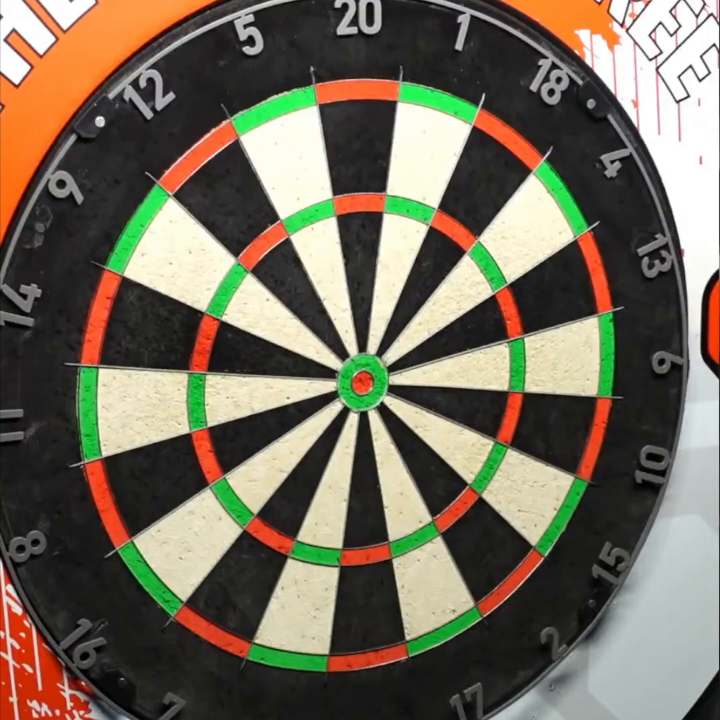
#> input picture frame 64 of input/2024-03-23 01-58-24.mkv, 1440 x 1440 px, given in place of darts.mp4, which was not available (shown at 1/2 size)
$ python calibrate_old.py   (older library calls are emulated)
#> lines starting #> are read from the running program, lines starting #| are printed output that depends on the picture; pictures that were not available may be replaced by others from this repository, and a replacement may not be noted
import cv2
import numpy as np
import math

calibration_points = []
calibration_done = False
ellipsis_vertices = []
new_points = []
intersectp_s = []
rotated_rect = []

cap = cv2.VideoCapture("./input/darts.mp4")
success, frame = cap.read()
#> frame is the input picture: shape (1440, 1440, 3); mean B, G, R 91.3, 107.9, 115.9
hsv = cv2.cvtColor(frame, cv2.COLOR_BGR2HSV)
#> hsv: shape (1440, 1440, 3); mean H, S, V 44.1, 52.4, 123.4

processing_frame = frame.copy()


def calibrate():
    global frame
    global calibration_done
    global processing_frame

    # Save calibration frame
    cv2.imwrite("./output/dartboard.png", frame)

    while not calibration_done:
        # Create new image for processing
        processing_frame = frame.copy()
        image_processing()

        calibration_done = True
#> this loop made 1 pass
#> pass 1, in image_processing, `h, s, v = cv2.split(blur)`:
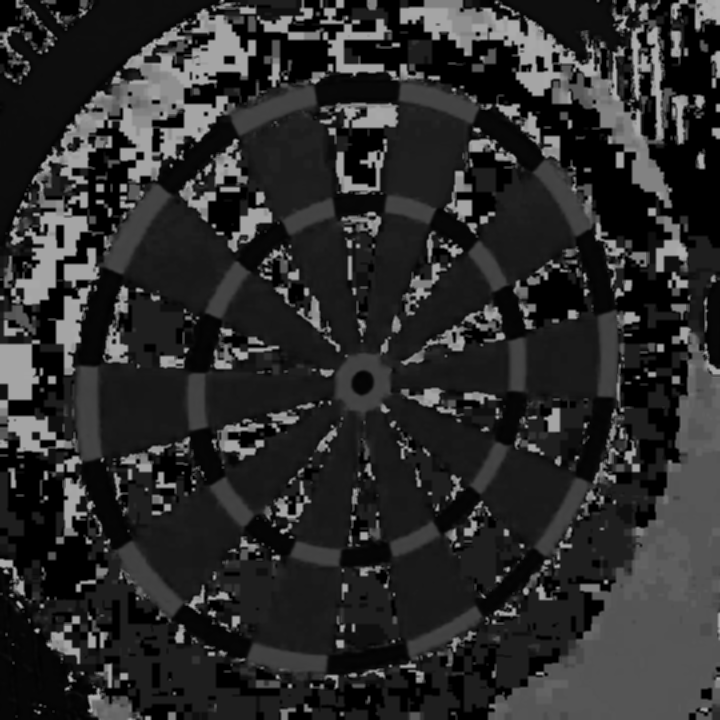
#> h: shape (1440, 1440) (shown at 1/2 size); min 0, max 179, mean 44.1
#> pass 1, in image_processing, `h, s, v = cv2.split(blur)`:
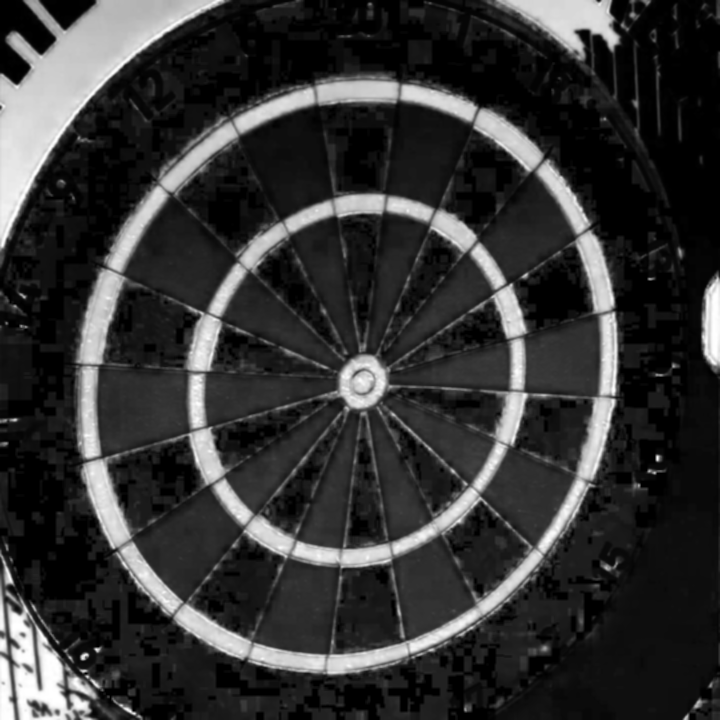
#> s: shape (1440, 1440) (shown at 1/2 size); min 0, max 255, mean 52.4
#> pass 1, in image_processing, `h, s, v = cv2.split(blur)`:
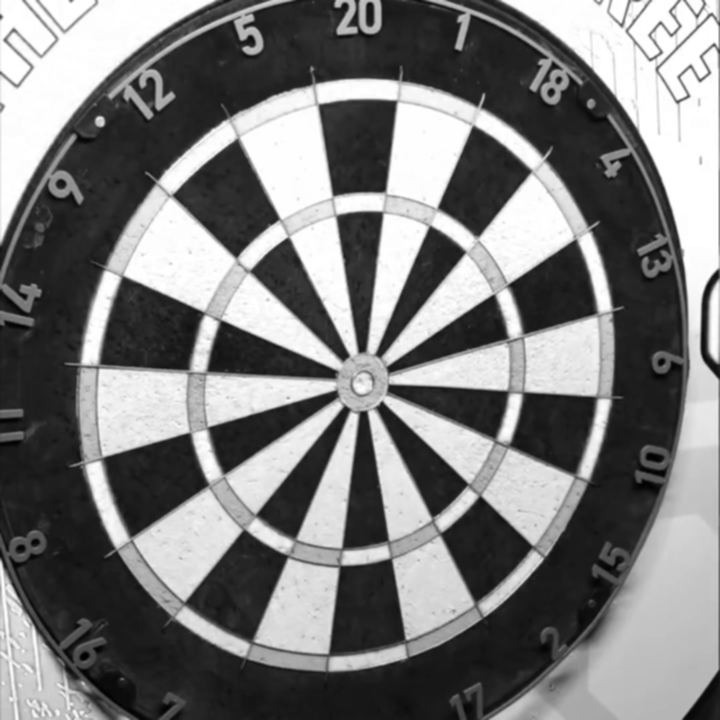
#> v: shape (1440, 1440) (shown at 1/2 size); min 0, max 255, mean 123.4


def image_processing():
    print("Processing frame...")
    hsv = cv2.cvtColor(processing_frame, cv2.COLOR_BGR2HSV)
    kernel = np.ones((5, 5), np.float32) / 25
    blur = cv2.filter2D(hsv, -1, kernel)
    h, s, v = cv2.split(blur)

    cv2.imwrite("./output/hsv.png", hsv)
    cv2.imwrite("./output/blur.png", blur)
    cv2.imwrite("./output/h.png", h)
    cv2.imwrite("./output/s.png", s)
    cv2.imwrite("./output/v.png", v)

    # Thresholding
    thresh = cv2.threshold(v, 128, 255, cv2.THRESH_BINARY_INV)[1]
    cv2.imwrite("./output/thresh.png", thresh)

    # Morphology -> Remove noise
    kernel = np.ones((3, 3), np.uint8)
    morph = cv2.morphologyEx(thresh, cv2.MORPH_CLOSE, kernel)
    cv2.imwrite("./output/morph.png", morph)

    # Get only the edge
    edge = cv2.Canny(morph, 250, 255)
    cv2.imwrite("./output/edge.png", edge)

    # Find contours
    contours, hierarchy = cv2.findContours(morph, 1, 2)
    circle_radius = 0
    angle = 0
    center = (0, 0)
    axis = (0, 0)
    contours_done = False

    for cnt in contours:
        try:
            area = cv2.contourArea(cnt)
            if 200000/4 < area < 1000000/4:
                ellipse = cv2.fitEllipse(cnt)
                cv2.ellipse(processing_frame, ellipse, (0, 255, 0), 2)

                x, y = ellipse[0]
                a, b = ellipse[1]
                angle = ellipse[2]

                center = (int(x), int(y))
                axis = (int(a), int(b))

                a = int(a / 2)
                b = int(b / 2)

                circle_radius = a

                cv2.ellipse(processing_frame, center, (a, b),
                            angle, 0, 360, (255, 0, 0))

                xb = b * math.cos(angle)
                yb = b * math.sin(angle)

                xa = a * math.sin(angle)
                ya = a * math.cos(angle)

                rect = cv2.minAreaRect(cnt)
                box = cv2.boxPoints(rect)
                box = np.intp(box)
                cv2.drawContours(processing_frame, [box], 0, (0, 0, 255), 2)
                contours_done = True

        except ValueError as e:
            print("Error: ", e)

        if contours_done:
            cv2.imwrite("./output/contour.png", processing_frame)

            angle_zone_1 = (angle - 5, angle + 5)
            angle_zone_2 = (angle - 100, angle - 80)

            # Transform ellipse to circle
            height, width, _ = frame.shape

            angle = angle * math.pi / 180

            # Build transformation matrix
            # http://math.stackexchange.com/questions/619037/circle-affine-transformation
            R1 = np.array([[math.cos(angle), math.sin(angle), 0],
                           [-math.sin(angle), math.cos(angle), 0], [0, 0, 1]])
            R2 = np.array([[math.cos(angle), -math.sin(angle), 0],
                          [math.sin(angle), math.cos(angle), 0], [0, 0, 1]])

            T1 = np.array([[1, 0, -center[0]], [0, 1, -center[1]], [0, 0, 1]])
            T2 = np.array([[1, 0, center[0]], [0, 1, center[1]], [0, 0, 1]])

            D = np.array([[1, 0, 0], [0, axis[0] / axis[1], 0], [0, 0, 1]])

            M = T2.dot(R2.dot(D.dot(R1.dot(T1))))

            M_inv = np.linalg.inv(M)

            print(M)
            print(M_inv)

            # Fit line to find intersection point
            lines = cv2.HoughLines(edge, 1, np.pi / 70, 200)

            p = []
            lines_seg = []
            count = 0

            for rho, theta in lines[0]:
                print("rho, theta: ", rho, theta)
                print("angle_zone_1: ", angle_zone_1)
                print("np.pi /180 * angle_zone_1[0]: ",
                      np.pi / 180 * angle_zone_1[0])
                print(np.pi / 180 * angle_zone_1[0],
                      np.pi / 180 * angle_zone_1[1])
                if theta > np.pi / 180 * angle_zone_1[0] and theta < np.pi / 180 * angle_zone_1[1]:
                    a = np.cos(theta)
                    b = np.sin(theta)
                    x0 = a * rho
                    y0 = b * rho
                    x1 = int(x0 + 3000 * (-b))
                    y1 = int(y0 + 3000 * (a))
                    x2 = int(x0 - 3000 * (-b))
                    y2 = int(y0 - 3000 * (a))

                    for rho1, theta1 in lines[0]:
                        if theta > np.pi / 180 * angle_zone_2[0] and theta < np.pi / 180 * angle_zone_2[1]:
                            a = np.cos(theta1)
                            b = np.sin(theta1)
                            x0 = a * rho1
                            y0 = b * rho1
                            x3 = int(x0 + 3000 * (-b))
                            y3 = int(y0 + 3000 * (a))
                            x4 = int(x0 - 3000 * (-b))
                            y4 = int(y0 - 3000 * (a))

                            if y1 == y2 and y3 == y4:
                                diff = abs(y1 - y3)
                            elif x1 == x2 and x3 == x4:
                                diff = abs(x1 - x3)
                            else:
                                diff = 0

                            if 0 < diff < 200:
                                continue

                            p.append((x1, y1))
                            p.append((x2, y2))
                            p.append((x3, y3))
                            p.append((x4, y4))

                            intersectpx, intersectpy = intersect_lines(
                                p[count], p[count + 1], p[count + 2], p[count + 3]
                            )

                            if (intersectpx < 100 or intersectpx > 800) or (intersectpy < 100 or intersectpy > 800):
                                continue

                            lines_seg.append([(x1, y1), (x2, y2)])
                            lines_seg.append([(x3, y3), (x4, y4)])

                            cv2.line(processing_frame, (x1, y1),
                                     (x2, y2), (255, 0, 0), 1)
                            cv2.line(processing_frame, (x3, y3),
                                     (x4, y4), (255, 0, 0), 1)

                            count += 4

            ellipsis_vertices.append(
                [(box[1][0] + box[2][0]) / 2, (box[1][1] + box[2][1]) / 2])
            ellipsis_vertices.append(
                [(box[2][0] + box[3][0]) / 2, (box[2][1] + box[3][1]) / 2])
            ellipsis_vertices.append(
                [(box[0][0] + box[3][0]) / 2, (box[0][1] + box[3][1]) / 2])
            ellipsis_vertices.append(
                [(box[0][0] + box[1][0]) / 2, (box[0][1] + box[1][1]) / 2])

            test_point_1 = M.dot(np.transpose(np.hstack([center, 1])))
            test_point_2 = M.dot(np.transpose(
                np.hstack([ellipsis_vertices[0], 1])))
            test_point_3 = M.dot(np.transpose(
                np.hstack([ellipsis_vertices[1], 1])))
            test_point_4 = M.dot(np.transpose(
                np.hstack([ellipsis_vertices[2], 1])))
            test_point_5 = M.dot(np.transpose(
                np.hstack([ellipsis_vertices[3], 1])))

            new_points.append([test_point_2[0], test_point_2[1]])
            new_points.append([test_point_3[0], test_point_3[1]])
            new_points.append([test_point_4[0], test_point_4[1]])
            new_points.append([test_point_5[0], test_point_5[1]])
            new_points.append([test_point_1[0], test_point_1[1]])

            lines_seg_done = False

            print("Lines segment: ", lines_seg)

            for line in lines_seg:
                line_p1 = M.dot(np.transpose(np.hstack([line[0], 1])))
                line_p2 = M.dot(np.transpose(np.hstack([line[1], 1])))
                inter1, inter_p1, inter2, inter_p2 = intersect_line_circle(
                    np.asarray(center), circle_radius, np.asarray(
                        line_p1), np.asarray(line_p2)
                )
                print("Intersection: ", inter1, inter_p1, inter2, inter_p2)
                if inter1:
                    inter_p1 = M_inv.dot(
                        np.transpose(np.hstack([inter_p1, 1])))
                    if inter2:
                        inter_p2 = M_inv.dot(
                            np.transpose(np.hstack([inter_p2, 1])))
                        intersectp_s.append(inter_p1)
                        intersectp_s.append(inter_p2)
                lines_seg_done = True

            print("Calibration points: ", calibration_points)
            print("Lines segment points: ", intersectp_s)

            if lines_seg_done:
                try:
                    # calculate mean val between: 0,4;1,5;2,6;3,7
                    new_intersect = np.mean(
                        ([intersectp_s[0], intersectp_s[4]]), axis=0, dtype=np.float32)
                    calibration_points.append(new_intersect)  # top
                    new_intersect = np.mean(
                        ([intersectp_s[1], intersectp_s[5]]), axis=0, dtype=np.float32)
                    calibration_points.append(new_intersect)  # bottom
                    new_intersect = np.mean(
                        ([intersectp_s[2], intersectp_s[6]]), axis=0, dtype=np.float32)
                    calibration_points.append(new_intersect)  # left
                    new_intersect = np.mean(
                        ([intersectp_s[3], intersectp_s[7]]), axis=0, dtype=np.float32)
                    calibration_points.append(new_intersect)  # right
                except:
                    # take only first 4 arguments
                    pointarray = np.array(intersectp_s[:4])
                    top_idx = [np.argmin(pointarray[:, 1])][0]
                    pointarray_1 = np.delete(pointarray, [top_idx], axis=0)
                    bot_idx = [np.argmax(pointarray_1[:, 1])][0] + 1
                    pointarray_2 = np.delete(pointarray_1, [bot_idx], axis=0)
                    left_idx = [np.argmin(pointarray_2[:, 0])][0] + 2
                    right_idx = [np.argmax(pointarray_2[:, 0])][0] + 2

                    calibration_points.append(intersectp_s[top_idx])  # top
                    calibration_points.append(intersectp_s[bot_idx])  # bottom
                    calibration_points.append(intersectp_s[left_idx])  # left
                    calibration_points.append(intersectp_s[right_idx])  # right

                cv2.circle(processing_frame, (int(calibration_points[0][0]), int(
                    calibration_points[0][1])), 3, cv2.CV_RGB(255, 0, 0), 2, 8)
                cv2.circle(processing_frame, (int(calibration_points[1][0]), int(
                    calibration_points[1][1])), 3, cv2.CV_RGB(255, 0, 0), 2, 8)
                cv2.circle(processing_frame, (int(calibration_points[2][0]), int(
                    calibration_points[2][1])), 3, cv2.CV_RGB(255, 0, 0), 2, 8)
                cv2.circle(processing_frame, (int(calibration_points[3][0]), int(
                    calibration_points[3][1])), 3, cv2.CV_RGB(255, 0, 0), 2, 8)

                rotated_rect.append((box[1], box[2]))
                rotated_rect.append((box[2], box[3]))
                rotated_rect.append((box[0], box[3]))
                rotated_rect.append((box[0], box[1]))

                cv2.imwrite("./output/circles.png", processing_frame)


# Line intersection
# [74 lines left out: functions intersect_lines, intersect_line_circle, not called in this run]


if __name__ == '__main__':
    print("Welcome to darts!")
    calibrate()

$ run again, starting later in the video
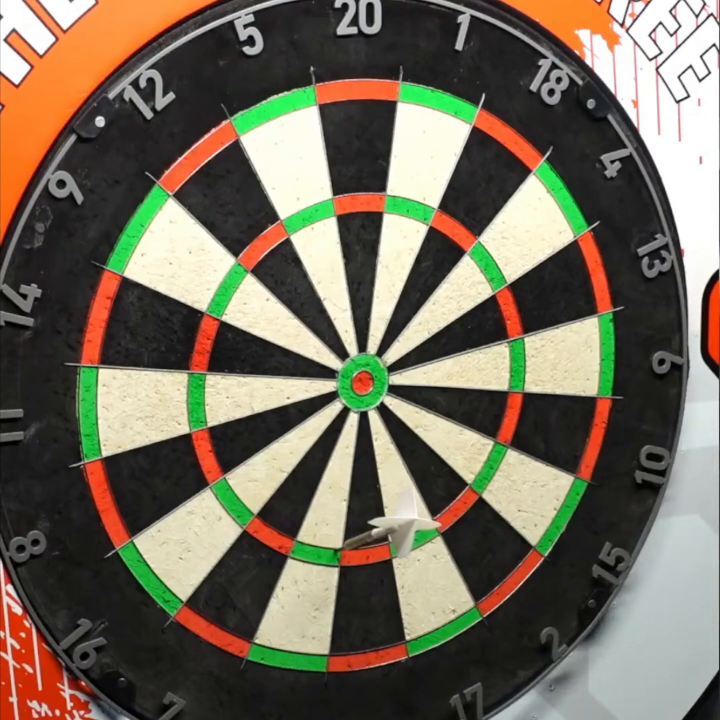
#> input picture frame 291 of input/2024-03-23 01-58-24.mkv, 1440 x 1440 px, given in place of darts.mp4, which was not available (shown at 1/2 size)
#> frame is the input picture: shape (1440, 1440, 3); mean B, G, R 91.3, 107.9, 116
#> hsv: shape (1440, 1440, 3); mean H, S, V 39.9, 51.9, 123.3
#> the loop in calibrate, `while not calibration_done:` made 1 pass
#> pass 1, in image_processing, `h, s, v = cv2.split(blur)`:
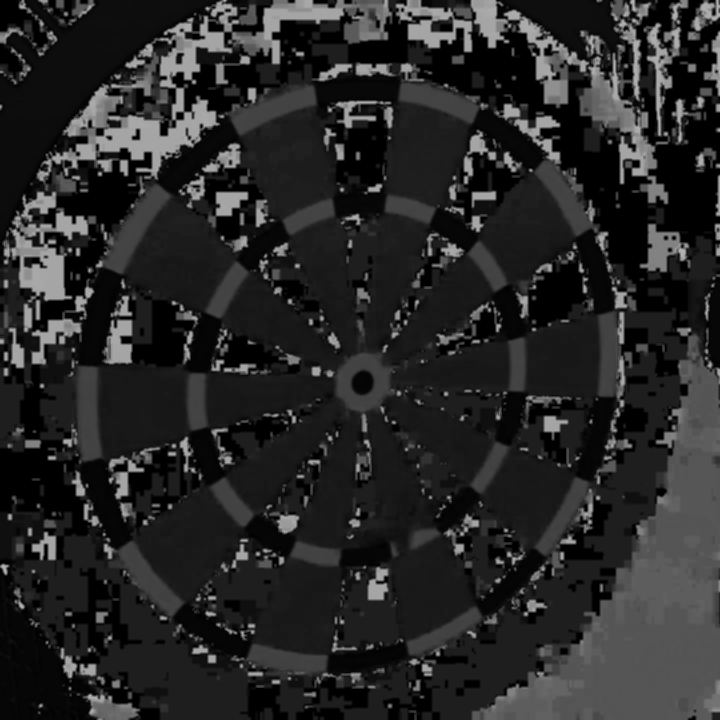
#> h: shape (1440, 1440) (shown at 1/2 size); min 0, max 179, mean 39.9
#> pass 1, in image_processing, `h, s, v = cv2.split(blur)`:
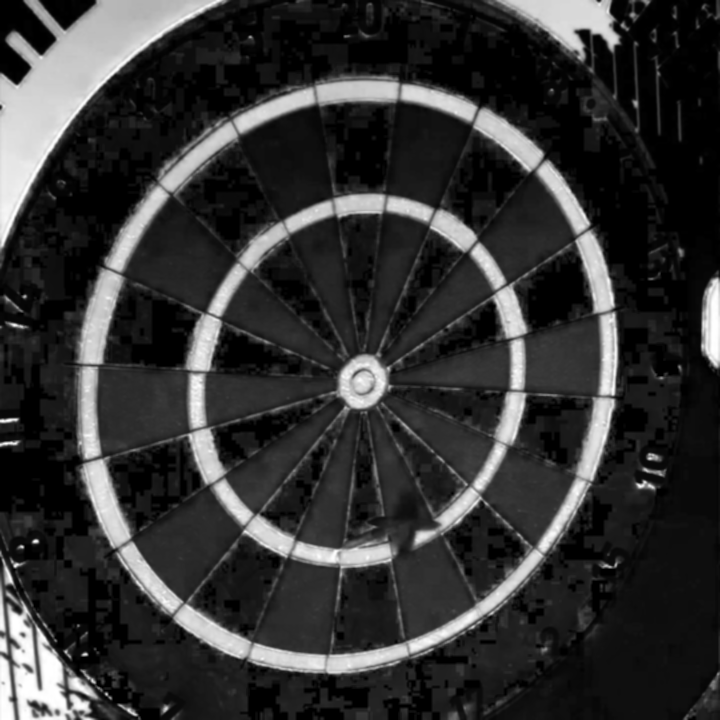
#> s: shape (1440, 1440) (shown at 1/2 size); min 0, max 255, mean 51.9

$ run again, starting later in the video
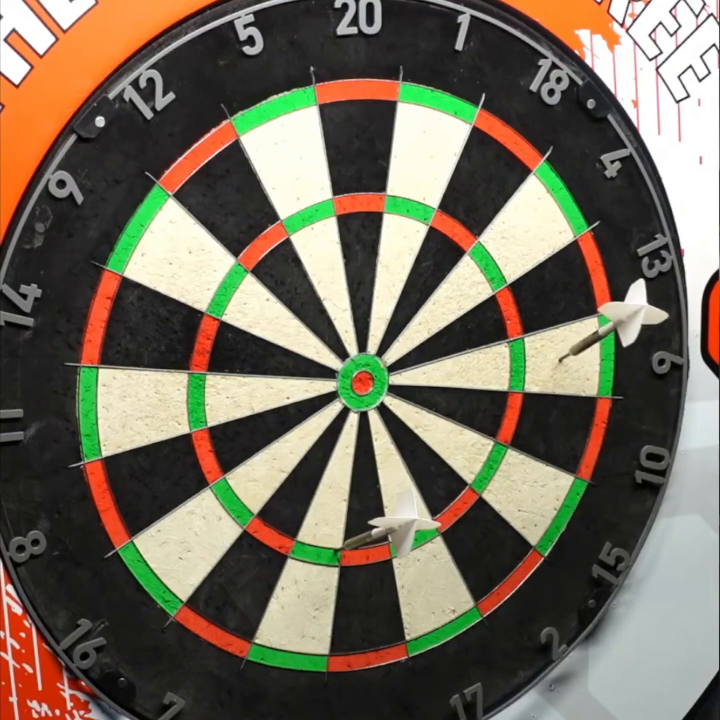
#> input picture frame 518 of input/2024-03-23 01-58-24.mkv, 1440 x 1440 px, given in place of darts.mp4, which was not available (shown at 1/2 size)
#> frame is the input picture: shape (1440, 1440, 3); mean B, G, R 91.5, 108, 116.1
#> hsv: shape (1440, 1440, 3); mean H, S, V 40.4, 51.6, 123.4
#> the loop in calibrate, `while not calibration_done:` made 1 pass
#> pass 1, in image_processing, `h, s, v = cv2.split(blur)`:
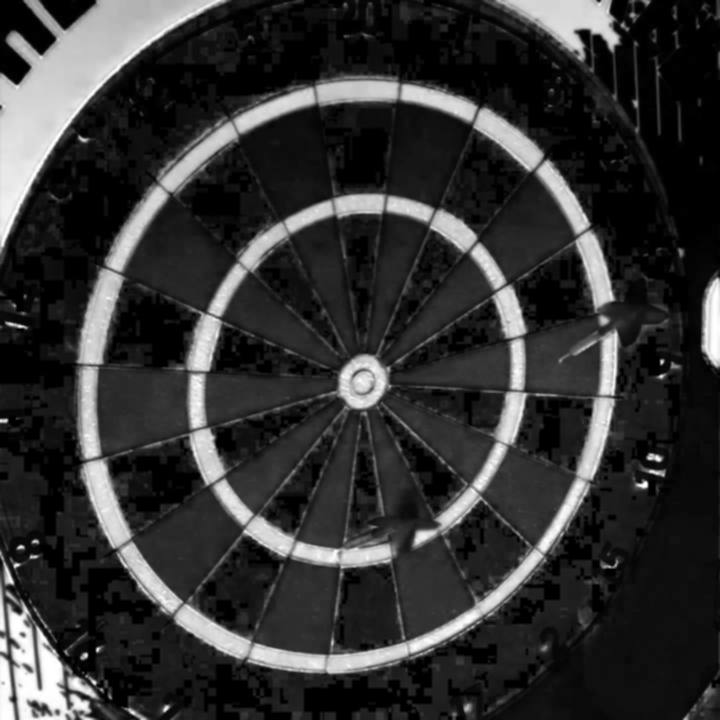
#> s: shape (1440, 1440) (shown at 1/2 size); min 0, max 255, mean 51.6
#> pass 1, in image_processing, `h, s, v = cv2.split(blur)`:
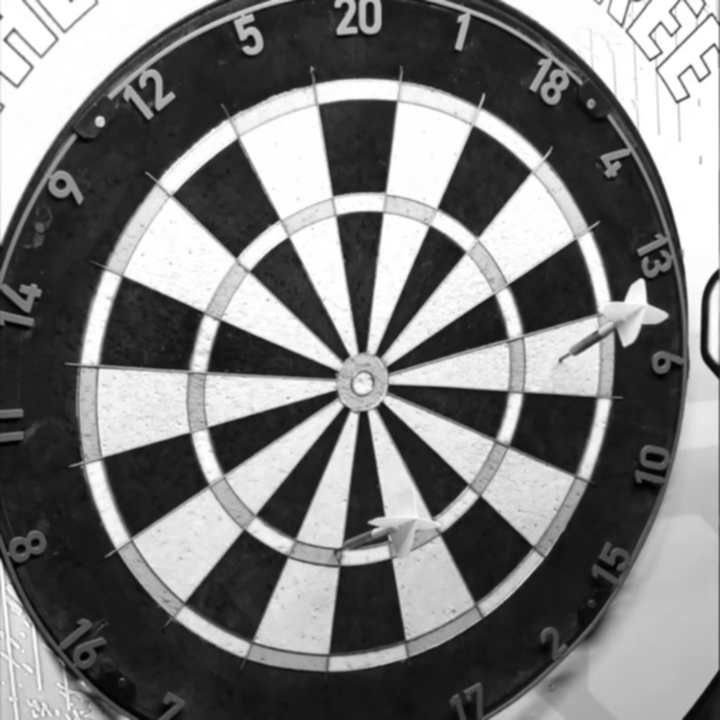
#> v: shape (1440, 1440) (shown at 1/2 size); min 1, max 255, mean 123.4
